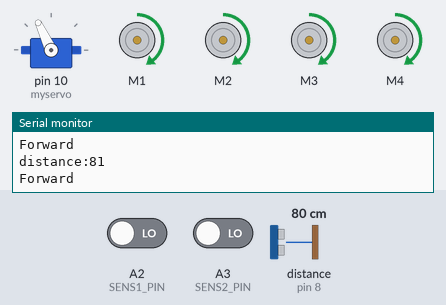
Simulated run of this sketch. Board: Arduino Uno, built with avr-gcc and run on an emulated ATmega328P. On the bench: servo, 4 × DC motor (green arrow = forward, orange = backward, longer = faster), the last lines printed to the serial monitor. The test bench sets the inputs (shaded band); at power-on: distance to the obstacle (sensor on pin 8) 80 cm, A2 (SENS1_PIN) LOW, A3 (SENS2_PIN) LOW. The echo pulse lasts 58.3 µs per cm.

Above: at 3.9 s.
4.0 s: distance to the obstacle (sensor on pin 8) set to 23 cm
5.5 s: distance to the obstacle (sensor on pin 8) set to 18 cm
At 7.4 s:
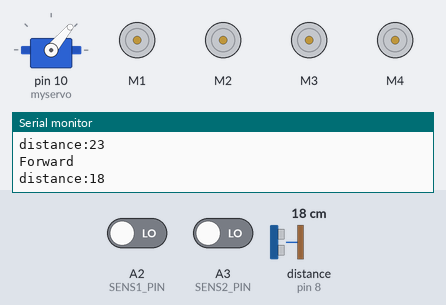
8.5 s: distance to the obstacle (sensor on pin 8) set to 120 cm
At 9.0 s:
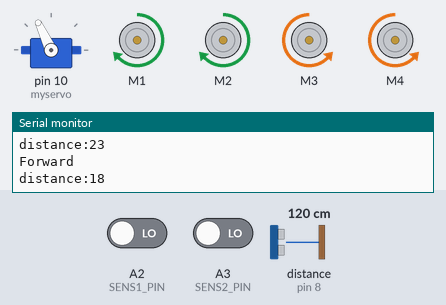
10.9 s: distance to the obstacle (sensor on pin 8) set to 2 cm
At 13.6 s:
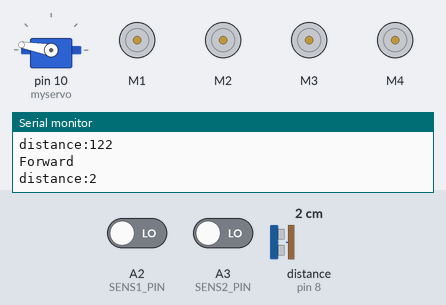
13.9 s: distance to the obstacle (sensor on pin 8) set to 103 cm
At 14.66 s:
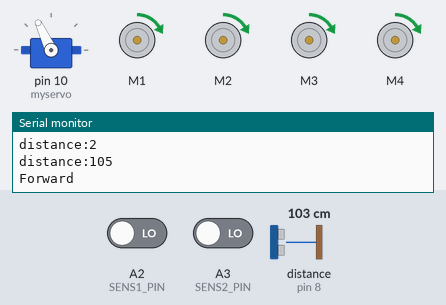
Timing chart, 0 to 16.9 s (numbered marks = the images above; inputs shaded):
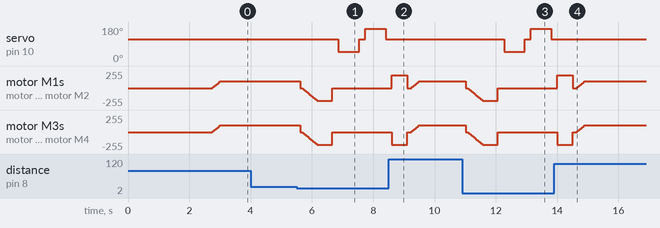

Measured:
- the behaviour switches between 21 and 20 cm on distance to the obstacle (sensor on pin 8) (found by bisection; images 0 and 1)
- after the input at 5.5 s, servo on pin 10 (myservo): 115° → 50° after 1.4 s, → 115° 0.67 s later, → 170° 0.20 s later, → 115° 0.67 s later
- after the input at 8.5 s, servo on pin 10 (myservo): stays 115° (without the input it goes to 50° after 2.0 s)
- after the input at 10.9 s, servo on pin 10 (myservo): 115° → 50° after 1.4 s, → 115° 0.67 s later, → 170° 0.20 s later, → 115° 0.67 s later
- after the input at 13.9 s, servo on pin 10 (myservo): stays 115° (without the input it goes to 50° after 2.0 s)

The sketch:

obstacle_ultrasonic.ino
```cpp
#include <AFMotor.h>
#include <NewPing.h>
#include <Servo.h>

#define TRIG_PIN 7
#define ECHO_PIN  8
#define SENS1_PIN A2
#define SENS2_PIN A3
#define MAX_DISTANCE 200
#define MAX_SPEED 100 // sets speed of DC motors
#define MAX_SPEED_OFFSET 20

NewPing sonar(TRIG_PIN, ECHO_PIN, MAX_DISTANCE);

AF_DCMotor motor1(1, MOTOR12_1KHZ);
AF_DCMotor motor2(2, MOTOR12_1KHZ);
AF_DCMotor motor3(3, MOTOR34_1KHZ);
AF_DCMotor motor4(4, MOTOR34_1KHZ);
Servo myservo;

boolean goesForward = false;
int distance = 100;

int SENS1_val;
int SENS2_val;

void setup() {
  Serial.begin(9600);
  pinMode(SENS1_PIN, INPUT);
  pinMode(SENS2_PIN, INPUT);
  myservo.attach(10);
  myservo.write(115);
  delay(2000);

  // Initial sensor reading calibration
  for (int i = 0; i < 4; i++) {
    distance = readPing();
    delay(100);
  }
}

void loop() {
  int distanceR = 0;
  int distanceL = 0;
  delay(40);

  SENS1_val = digitalRead(SENS1_PIN);
  SENS2_val = digitalRead(SENS2_PIN);

  Serial.print("distance:");
  Serial.print(distance);
  Serial.print("\n");

  if (distance <= 20) {
    moveStop();
    delay(50);
    moveBackward();
    delay(500);
    moveStop();
    delay(200);

    distanceR = lookRight();
    delay(200);
    distanceL = lookLeft();
    delay(200);

    if (distanceR >= distanceL) {
      turnRight();
      moveStop();
    } else {
      turnLeft();
      moveStop();
    }
  } else {
    moveForward();
  }

  distance = readPing();
}

int lookRight() {
  myservo.write(50);
  delay(500);
  int distance = readPing();
  delay(100);
  myservo.write(115);
  return distance;
}

int lookLeft() {
  myservo.write(170);
  delay(500);
  int distance = readPing();
  delay(100);
  myservo.write(115);
  return distance;
}

int readPing() {
  delay(70);
  int cm = sonar.ping_cm();
  if (cm == 0) {
    cm = 250;
  }
  return cm;
}

void moveStop() {
  motor1.run(RELEASE);
  motor2.run(RELEASE);
  motor3.run(RELEASE);
  motor4.run(RELEASE);
}

void moveForward() {
  Serial.println("Forward");
  if (!goesForward) {
    goesForward = true;
    for (int speedSet = 0; speedSet < MAX_SPEED; speedSet += 2) {
      motor1.setSpeed(speedSet);
      motor2.setSpeed(speedSet);
      motor3.setSpeed(speedSet);
      motor4.setSpeed(speedSet);
      motor1.run(FORWARD);
      motor2.run(FORWARD);
      motor3.run(FORWARD);
      motor4.run(FORWARD);
      delay(5);
    }
  }
}

void moveBackward() {
  goesForward = false;
  for (int speedSet = 0; speedSet < 190; speedSet += 2) {
    motor1.setSpeed(speedSet);
    motor2.setSpeed(speedSet);
    motor3.setSpeed(speedSet);
    motor4.setSpeed(speedSet);
    motor1.run(BACKWARD);
    motor2.run(BACKWARD);
    motor3.run(BACKWARD);
    motor4.run(BACKWARD);
    delay(5);
  }
}

void turnRight() {
  motor1.run(FORWARD);
  motor2.run(FORWARD);
  motor3.run(BACKWARD);
  motor4.run(BACKWARD);
  delay(500);
  motor1.run(FORWARD);
  motor2.run(FORWARD);
  motor3.run(FORWARD);
  motor4.run(FORWARD);
}

void turnLeft() {
  motor1.run(BACKWARD);
  motor2.run(BACKWARD);
  motor3.run(FORWARD);
  motor4.run(FORWARD);
  delay(500);
  motor1.run(FORWARD);
  motor2.run(FORWARD);
  motor3.run(FORWARD);
  motor4.run(FORWARD);
}
```
